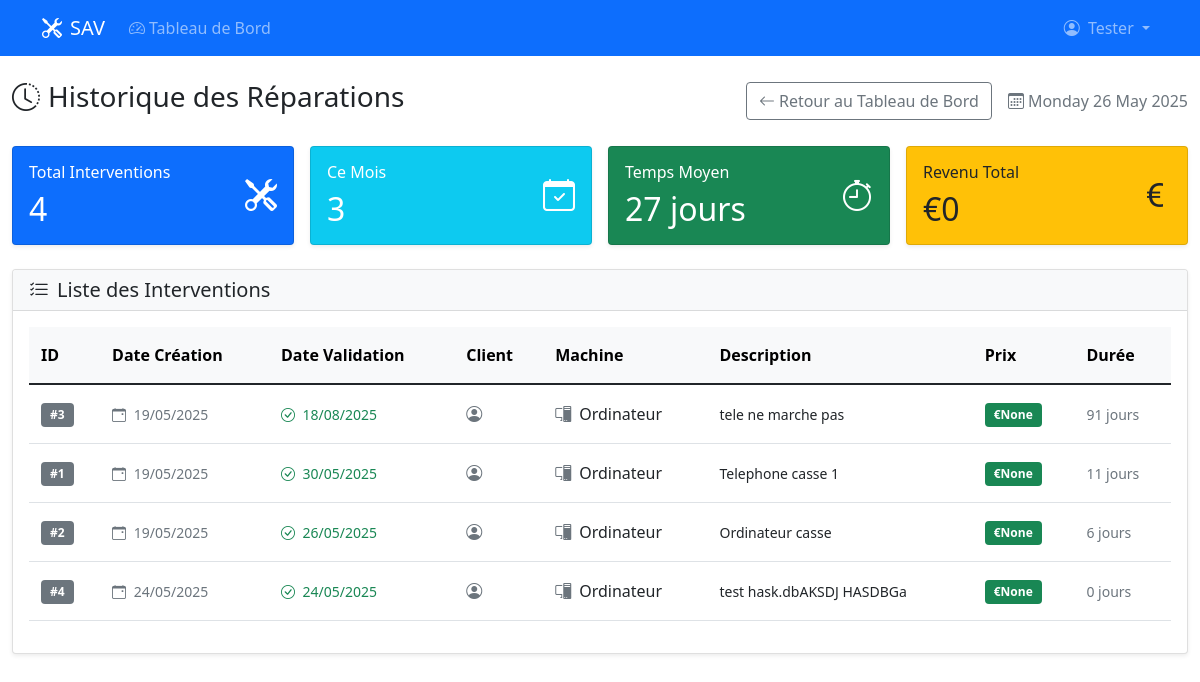
The app's page /technicien/historique/ (signed in), older data.
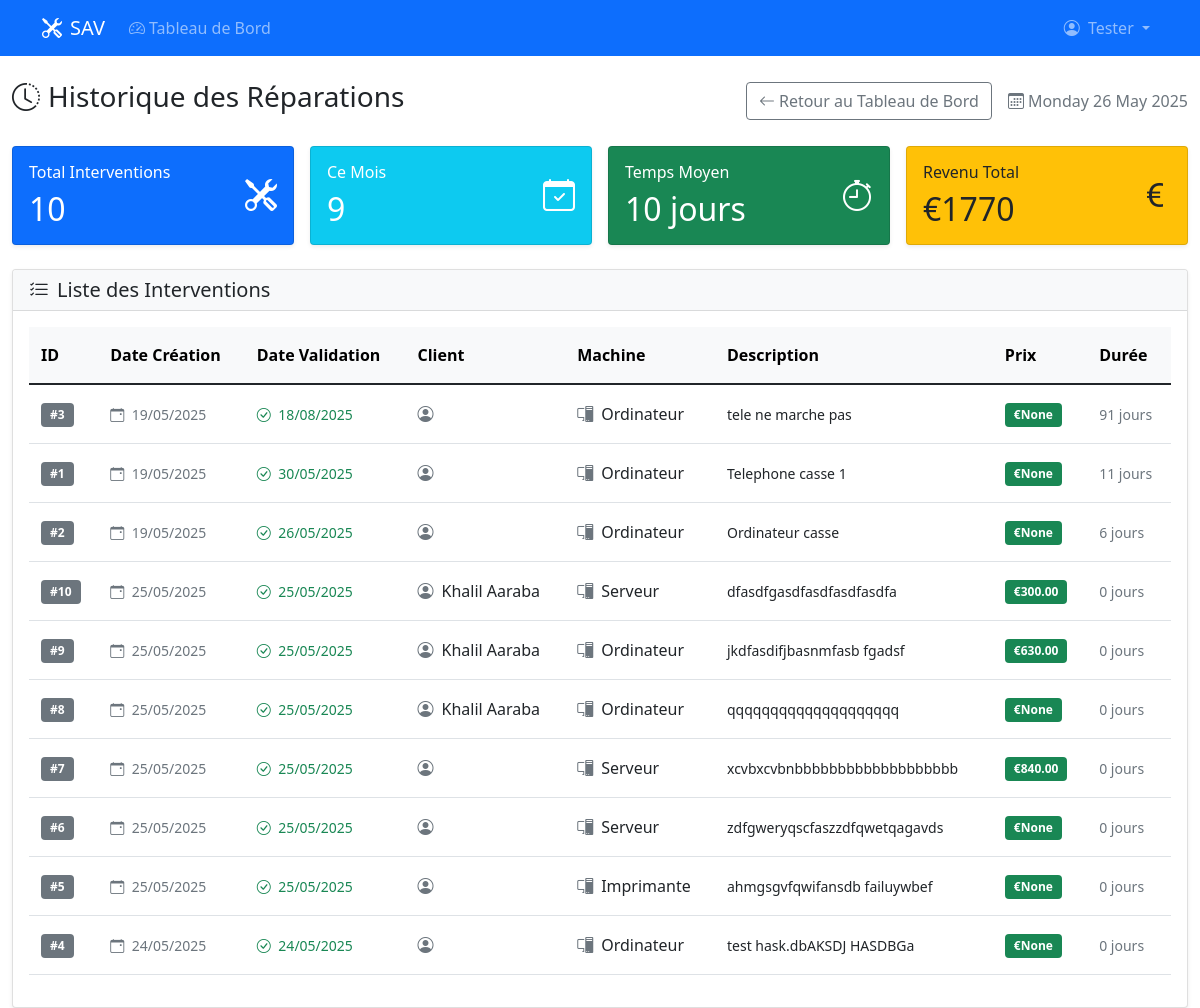
The same page, newer data.
### Appli_SAV/models.py (models this page shows, shortened)
class CustomUser(AbstractUser):
    num_tele = models.CharField(max_length=15, blank=True, null=True)

class DemandeReparation(models.Model):
    machine = models.ForeignKey(Machine, on_delete=models.CASCADE, related_name='demandes')
    description = models.TextField()
    date_creation = models.DateTimeField(auto_now_add=True)
    date_validation = models.DateTimeField(null=True, blank=True)
    prix = models.DecimalField(max_digits=10, decimal_places=2, null=True, blank=True)

class Machine(models.Model):
    client = models.ForeignKey(Client, on_delete=models.CASCADE, related_name='machines')
    machine_type = models.CharField(  # Renamed from 'type' for clarity
        max_length=20,
        choices=[
            ('ordinateur', 'Ordinateur'),
            ('imprimante', 'Imprimante'),
            ('serveur', 'Serveur')
        ],
        default='ordinateur'
    )

class Client(models.Model):
    user = models.OneToOneField(settings.AUTH_USER_MODEL, on_delete=models.CASCADE, related_name='client_profile')

### Appli_SAV/views.py (the view)
# urls.py: path('technicien/historique/', views.historique_reparations, name='historique_reparations'),
@login_required
def historique_reparations(request):
    if not hasattr(request.user, 'technicien_profile'):
        messages.error(request, "Accès réservé aux techniciens")
        return redirect('login')
    reparations = DemandeReparation.objects.filter(
        date_validation__isnull=False
    ).order_by('-date_validation')
    total_interventions = reparations.count()
    current_month = timezone.now().month
    month_interventions = reparations.filter(
        date_validation__month=current_month
    ).count()
    avg_time = reparations.annotate(
        duree_reparation=models.ExpressionWrapper(
            models.F('date_validation') - models.F('date_creation'),
            output_field=models.DurationField()
        )
    ).aggregate(
        avg_duration=models.Avg('duree_reparation')
    )['avg_duration']
    avg_time = round(avg_time.days if avg_time else 0, 1) if avg_time else 0
    total_revenue = reparations.aggregate(
        total=models.Sum('prix')
    )['total'] or 0
    for reparation in reparations:
        duration = reparation.date_validation - reparation.date_creation
        reparation.duree_reparation = duration.days
    return render(request, 'technicien/historique_reparations.html', {
        'reparations': reparations,
        'total_interventions': total_interventions,
        'month_interventions': month_interventions,
        'avg_time': avg_time,
        'total_revenue': total_revenue,
        'current_date': timezone.now()
    })

### Appli_SAV/templates/technicien/historique_reparations.html (shortened to what this page needs)
{% extends 'base.html' %}
{% block content %}
<div class="container-fluid">
    <div class="d-flex justify-content-between align-items-center mb-4">
        <h1 class="h3">
            <i class="bi bi-clock-history me-2"></i>Historique des Réparations
        </h1>
        <div class="d-flex align-items-center gap-3">
            <a href="{% url 'technicien_dashboard' %}" class="btn btn-outline-secondary">
                <i class="bi bi-arrow-left me-1"></i>Retour au Tableau de Bord
            </a>
            <div class="text-muted">
                <i class="bi bi-calendar3 me-1"></i>{{ current_date|date:"l d F Y" }}
            </div>
        </div>
    </div>
    <div class="row g-3 mb-4">
        <div class="col-md-6 col-xl-3">
            <div class="card bg-primary text-white h-100">
                <div class="card-body">
                    <div class="d-flex justify-content-between align-items-center">
                        <div>
                            <h6 class="card-title mb-0">Total Interventions</h6>
                            <h2 class="mt-2 mb-0">{{ total_interventions }}</h2>
                        </div>
                        <div class="display-6">
                            <i class="bi bi-tools"></i>
                        </div>
                    </div>
                </div>
            </div>
        </div>
        <div class="col-md-6 col-xl-3">
            <div class="card bg-info text-white h-100">
                <div class="card-body">
                    <div class="d-flex justify-content-between align-items-center">
                        <div>
                            <h6 class="card-title mb-0">Ce Mois</h6>
                            <h2 class="mt-2 mb-0">{{ month_interventions }}</h2>
                        </div>
                        <div class="display-6">
                            <i class="bi bi-calendar-check"></i>
                        </div>
                    </div>
                </div>
            </div>
        </div>
        <div class="col-md-6 col-xl-3">
            <div class="card bg-success text-white h-100">
                <div class="card-body">
                    <div class="d-flex justify-content-between align-items-center">
                        <div>
                            <h6 class="card-title mb-0">Temps Moyen</h6>
                            <h2 class="mt-2 mb-0">{{ avg_time }} jours</h2>
                        </div>
                        <div class="display-6">
                            <i class="bi bi-stopwatch"></i>
                        </div>
                    </div>
                </div>
            </div>
        </div>
        <div class="col-md-6 col-xl-3">
            <div class="card bg-warning text-dark h-100">
                <div class="card-body">
                    <div class="d-flex justify-content-between align-items-center">
                        <div>
                            <h6 class="card-title mb-0">Revenu Total</h6>
                            <h2 class="mt-2 mb-0">€{{ total_revenue }}</h2>
                        </div>
                        <div class="display-6">
                            <i class="bi bi-currency-euro"></i>
                        </div>
                    </div>
                </div>
            </div>
        </div>
    </div>
    <div class="card shadow-sm">
        <div class="card-header bg-light">
            <h5 class="card-title mb-0">
                <i class="bi bi-list-check me-2"></i>Liste des Interventions
            </h5>
        </div>
        <div class="card-body">
            <div class="table-responsive">
                <table class="table table-hover align-middle">
                    <thead class="table-light">
                        <tr>
                            <th>ID</th>
                            <th>Date Création</th>
                            <th>Date Validation</th>
                            <th>Client</th>
                            <th>Machine</th>
                            <th>Description</th>
                            <th>Prix</th>
                            <th>Durée</th>
                        </tr>
                    </thead>
                    <tbody>
                        {% for demande in reparations %}
                        <tr>
                            <td>
                                <span class="badge bg-secondary">#{{ demande.id }}</span>
                            </td>
                            <td>
                                <small class="text-muted">
                                    <i class="bi bi-calendar-event me-1"></i>
                                    {{ demande.date_creation|date:"d/m/Y" }}
                                </small>
                            </td>
                            <td>
                                <small class="text-success">
                                    <i class="bi bi-check-circle me-1"></i>
                                    {{ demande.date_validation|date:"d/m/Y" }}
                                </small>
                            </td>
                            <td>
                                <div class="d-flex align-items-center">
                                    <i class="bi bi-person-circle text-muted me-2"></i>
                                    {{ demande.machine.client.user.get_full_name }}
                                </div>
                            </td>
                            <td>
                                <div class="d-flex align-items-center">
                                    <i class="bi bi-{% if demande.machine.machine_type == 'PC' %}laptop{% elif demande.machine.machine_type == 'PRINTER' %}printer{% else %}pc-display{% endif %} text-muted me-2"></i>
                                    {{ demande.machine.get_machine_type_display }}
                                </div>
                            </td>
                            <td>
                                <small>{{ demande.description|truncatechars:50 }}</small>
                            </td>
                            <td>
                                <span class="badge bg-success">€{{ demande.prix }}</span>
                            </td>
                            <td>
                                <small class="text-muted">
                                    {{ demande.duree_reparation }} jours
                                </small>
                            </td>
                        </tr>
                        {% endfor %}
                    </tbody>
                </table>
            </div>
        </div>
    </div>
</div>
{% endblock %}

### Appli_SAV/templates/base.html (shortened to what this page needs)
<!DOCTYPE html>
<html lang="fr">
<head>
    <link href="https://cdn.jsdelivr.net/npm/bootstrap@5.1.3/dist/css/bootstrap.min.css" rel="stylesheet">
    <link rel="stylesheet" href="https://cdn.jsdelivr.net/npm/bootstrap-icons@1.8.1/font/bootstrap-icons.css">
</head>
<body>
    {% if user.is_authenticated %}
    <nav class="navbar navbar-expand-lg navbar-dark bg-primary mb-4">
        <div class="container">
            <a class="navbar-brand" href="{% url 'root_redirect' %}">
                <i class="bi bi-tools me-2"></i>SAV
            </a>
            <div class="collapse navbar-collapse" id="navbarNav">
                <ul class="navbar-nav me-auto">
                    {% if user.client_profile %}
                    <li class="nav-item">
                        <a class="nav-link" href="{% url 'client_dashboard' %}">
                            <i class="bi bi-speedometer2 me-1"></i>Tableau de Bord
                        </a>
                    </li>
                    {% elif user.technicien_profile %}
                    <li class="nav-item">
                        <a class="nav-link" href="{% url 'technicien_dashboard' %}">
                            <i class="bi bi-speedometer2 me-1"></i>Tableau de Bord
                        </a>
                    </li>
                    {% endif %}
                </ul>
                <div class="navbar-nav">
                    <div class="nav-item dropdown">
                        <a class="nav-link dropdown-toggle" href="#" id="navbarDropdown" role="button"
                           data-bs-toggle="dropdown" aria-expanded="false">
                            <i class="bi bi-person-circle me-1"></i>
                            {% if user.get_full_name %}
                                {{ user.get_full_name }}
                            {% else %}
                                {{ user.username }}
                            {% endif %}
                        </a>
                    </div>
                </div>
            </div>
        </div>
    </nav>
    {% endif %}
    {% block content %}{% endblock %}
</body>
</html>

### Appli_SAV/templates/technicien/historique_reparations.html (style rules this page uses)
.card { box-shadow: 0 0.125rem 0.25rem rgba(0,0,0,0.075); transition: transform 0.2s; }
.display-6 { font-size: 2rem; }
.table > :not(caption) > * > * { padding: 1rem 0.75rem; }
.badge { padding: 0.5em 0.75em; }

Row changes from the older to the newer data that the page shows:
added DemandeReparation: id "10", date_creation "25/05/2025", date_validation "25/05/2025", machine.client.user.get_full_name "Khalil Aaraba", machine.machine_type "Serveur", description "dfasdfgasdfasdfasdfasdfa", prix "300.00", duree_reparation "0"
added DemandeReparation: id "9", date_creation "25/05/2025", date_validation "25/05/2025", machine.client.user.get_full_name "Khalil Aaraba", machine.machine_type "Ordinateur", description "jkdfasdifjbasnmfasb fgadsf", prix "630.00", duree_reparation "0"
added DemandeReparation: id "8", date_creation "25/05/2025", date_validation "25/05/2025", machine.client.user.get_full_name "Khalil Aaraba", machine.machine_type "Ordinateur", description "qqqqqqqqqqqqqqqqqqqq", prix "None", duree_reparation "0"
added DemandeReparation: id "7", date_creation "25/05/2025", date_validation "25/05/2025", machine.machine_type "Serveur", description "xcvbxcvbnbbbbbbbbbbbbbbbbbbb", prix "840.00", duree_reparation "0"
added DemandeReparation: id "6", date_creation "25/05/2025", date_validation "25/05/2025", machine.machine_type "Serveur", description "zdfgweryqscfaszzdfqwetqagavds", prix "None", duree_reparation "0"
added DemandeReparation: id "5", date_creation "25/05/2025", date_validation "25/05/2025", machine.machine_type "Imprimante", description "ahmgsgvfqwifansdb failuywbef", prix "None", duree_reparation "0"
Text that changed along with them:
{{ total_interventions }}: "4" → "10"
{{ month_interventions }}: "3" → "9"
{{ avg_time }}: "27" → "10"
{{ total_revenue }}: "0" → "1770"
